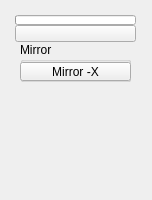
<?xml version="1.0" encoding="UTF-8"?>
<ui version="4.0">
 <class>QtUi</class>
 <widget class="QMainWindow" name="QtUi">
  <property name="enabled">
   <bool>true</bool>
  </property>
  <property name="geometry">
   <rect>
    <x>0</x>
    <y>0</y>
    <width>152</width>
    <height>200</height>
   </rect>
  </property>
  <property name="minimumSize">
   <size>
    <width>120</width>
    <height>0</height>
   </size>
  </property>
  <property name="maximumSize">
   <size>
    <width>999</width>
    <height>999</height>
   </size>
  </property>
  <property name="font">
   <font>
    <kerning>true</kerning>
   </font>
  </property>
  <property name="windowTitle">
   <string>Toolkit</string>
  </property>
  <property name="tabShape">
   <enum>QTabWidget::Triangular</enum>
  </property>
  <property name="dockNestingEnabled">
   <bool>true</bool>
  </property>
  <property name="dockOptions">
   <set>QMainWindow::AllowNestedDocks|QMainWindow::AllowTabbedDocks|QMainWindow::AnimatedDocks|QMainWindow::ForceTabbedDocks</set>
  </property>
  <widget class="QWidget" name="mainWindow">
   <widget class="QWidget" name="layoutWidget_2">
    <property name="geometry">
     <rect>
      <x>15</x>
      <y>15</y>
      <width>121</width>
      <height>131</height>
     </rect>
    </property>
    <layout class="QGridLayout" name="gridLayout_2">
     <property name="spacing">
      <number>0</number>
     </property>
     <item row="2" column="1" colspan="2">
      <layout class="QHBoxLayout" name="horizontalLayout">
       <item>
        <layout class="QVBoxLayout" name="verticalLayout">
         <property name="spacing">
          <number>12</number>
         </property>
         <item>
          <widget class="QGroupBox" name="group000">
           <property name="minimumSize">
            <size>
             <width>0</width>
             <height>40</height>
            </size>
           </property>
           <property name="maximumSize">
            <size>
             <width>111</width>
             <height>73</height>
            </size>
           </property>
           <property name="title">
            <string>Mirror</string>
           </property>
           <widget class="QToolButton_" name="tb000">
            <property name="geometry">
             <rect>
              <x>0</x>
              <y>20</y>
              <width>111</width>
              <height>19</height>
             </rect>
            </property>
            <property name="maximumSize">
             <size>
              <width>111</width>
              <height>19</height>
             </size>
            </property>
            <property name="toolTip">
             <string>Mirror geometry across an axis.</string>
            </property>
            <property name="text">
             <string>Mirror -X</string>
            </property>
            <property name="iconSize">
             <size>
              <width>18</width>
              <height>18</height>
             </size>
            </property>
           </widget>
          </widget>
         </item>
         <item>
          <spacer name="verticalSpacer">
           <property name="orientation">
            <enum>Qt::Vertical</enum>
           </property>
           <property name="sizeHint" stdset="0">
            <size>
             <width>20</width>
             <height>40</height>
            </size>
           </property>
          </spacer>
         </item>
        </layout>
       </item>
      </layout>
     </item>
     <item row="1" column="1" colspan="2">
      <widget class="QPushButton_Draggable" name="pin">
       <property name="minimumSize">
        <size>
         <width>19</width>
         <height>17</height>
        </size>
       </property>
       <property name="maximumSize">
        <size>
         <width>999</width>
         <height>17</height>
        </size>
       </property>
       <property name="text">
        <string/>
       </property>
       <property name="checkable">
        <bool>true</bool>
       </property>
      </widget>
     </item>
     <item row="0" column="1" colspan="2">
      <widget class="QProgressBar_" name="progressBar">
       <property name="sizePolicy">
        <sizepolicy hsizetype="Ignored" vsizetype="Fixed">
         <horstretch>0</horstretch>
         <verstretch>0</verstretch>
        </sizepolicy>
       </property>
       <property name="minimumSize">
        <size>
         <width>0</width>
         <height>10</height>
        </size>
       </property>
       <property name="maximumSize">
        <size>
         <width>16777215</width>
         <height>10</height>
        </size>
       </property>
       <property name="value">
        <number>0</number>
       </property>
       <property name="textVisible">
        <bool>false</bool>
       </property>
      </widget>
     </item>
    </layout>
   </widget>
  </widget>
 </widget>
 <customwidgets>
  <customwidget>
   <class>QPushButton_Draggable</class>
   <extends>QPushButton</extends>
   <header>widgets.qpushbutton_draggable.h</header>
  </customwidget>
  <customwidget>
   <class>QProgressBar_</class>
   <extends>QProgressBar</extends>
   <header>widgets.qprogressbar_.h</header>
  </customwidget>
  <customwidget>
   <class>QToolButton_</class>
   <extends>QToolButton</extends>
   <header>widgets.qtoolbutton_.h</header>
  </customwidget>
 </customwidgets>
 <resources/>
 <connections/>
 <designerdata>
  <property name="gridDeltaX">
   <number>5</number>
  </property>
  <property name="gridDeltaY">
   <number>5</number>
  </property>
  <property name="gridSnapX">
   <bool>true</bool>
  </property>
  <property name="gridSnapY">
   <bool>true</bool>
  </property>
  <property name="gridVisible">
   <bool>true</bool>
  </property>
 </designerdata>
</ui>
